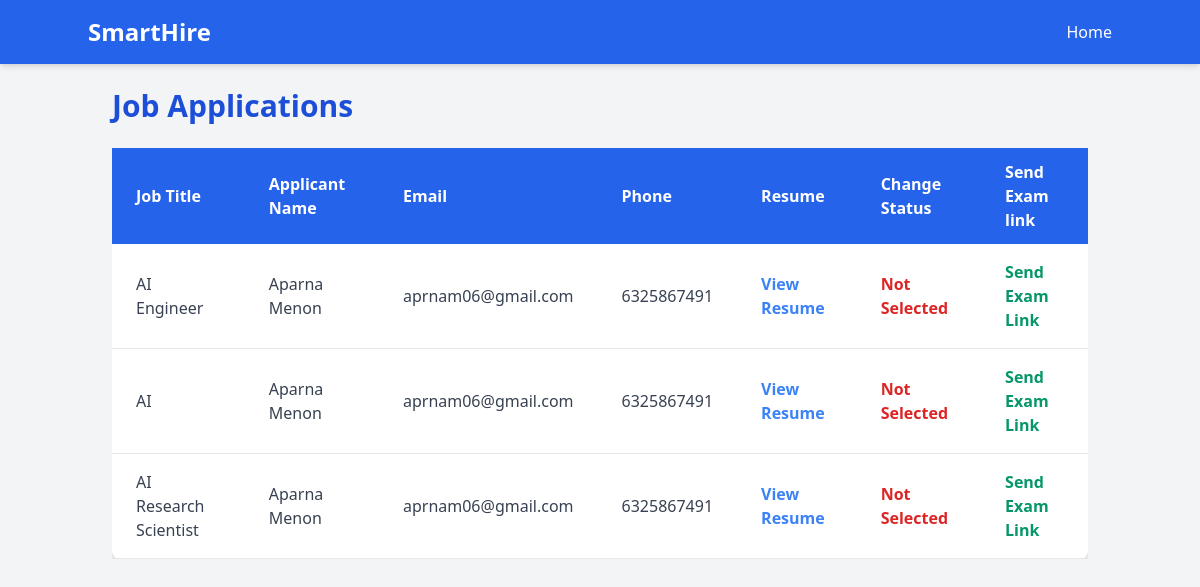
The app's page /viewapplication/ (signed in) with its own data.
### job/models.py (models this page shows)
class JobApplications(models.Model):
    jobseeker = models.ForeignKey(JobseekerRegister, on_delete=models.CASCADE)
    jobprovider = models.ForeignKey(JobproviderRegister, on_delete=models.CASCADE)
    job_requirements = models.ForeignKey(Jobrequirements, on_delete=models.CASCADE)
    selected_status=models.BooleanField(default=False,null=True, blank=True)

class Jobrequirements(models.Model):
    jobprovider = models.ForeignKey(JobproviderRegister, on_delete=models.CASCADE)
    job_title = models.CharField(max_length=50,null=True, blank=True)
    job_description = models.TextField(null=True, blank=True)
    status=models.BooleanField(default=False, null=True)

class JobseekerRegister(models.Model):
    name = models.CharField(max_length=50,null=True, blank=True)
    email = models.EmailField(max_length=50,null=True, blank=True ,unique=True)
    password = models.CharField(max_length=50,null=True, blank=True)
    phone_number = models.CharField(max_length=15, null=True, blank=True)

### job/views.py (the view)
# urls.py: path('viewapplication/',viewappiledjobsprovider,name='viewapplication'),
def viewappiledjobsprovider(request):
    if 'jobprovider_id' in request.session:
        jobprovider_id = request.session['jobprovider_id']
        jobs = JobApplications.objects.filter(jobprovider__id=jobprovider_id).select_related('jobseeker', 'job_requirements')
        return render(request, 'viewappiledjobsprovider.html', {'jobs': jobs})
    return redirect('jobproviderlogin')

### job/templates/viewappiledjobsprovider.html (shortened to what this page needs)
<!DOCTYPE html>
<html lang="en">
<head>
    <link href="https://cdn.jsdelivr.net/npm/tailwindcss@2.2.19/dist/tailwind.min.css" rel="stylesheet">
</head>
<body class="bg-gray-100 text-gray-800">
    <nav class="bg-blue-600 text-white py-4 shadow-md">
        <div class="container mx-auto flex justify-between items-center">
            <a href="" class="text-2xl font-bold">SmartHire</a>
            <ul class="flex space-x-4">
                <li><a href="/jobprovideindex/" class="hover:text-yellow-300">Home</a></li>
            </ul>
        </div>
    </nav>
    <div class="container mx-auto p-6">
        <h1 class="text-3xl font-bold text-blue-700 mb-6">Job Applications</h1>
        {% if jobs %}
            <div class="overflow-x-auto">
                <table class="min-w-full bg-white rounded-lg shadow-md">
                    <thead class="bg-blue-600 text-white">
                        <tr>
                            <th class="py-3 px-6 text-left">Job Title</th>
                            <th class="py-3 px-6 text-left">Applicant Name</th>
                            <th class="py-3 px-6 text-left">Email</th>
                            <th class="py-3 px-6 text-left">Phone</th>
                            <th class="py-3 px-6 text-left">Resume</th>
                            <th class="py-3 px-6 text-left">Change Status</th>
                            <th class="py-3 px-6 text-left">Send Exam link</th>
                        </tr>
                    </thead>
                    <tbody class="text-gray-700">
                        {% for application in jobs %}
                            <tr class="border-b hover:bg-gray-100 transition">
                                <td class="py-4 px-6">{{ application.job_requirements.job_title }}</td>
                                <td class="py-4 px-6">{{ application.jobseeker.name }}</td>
                                <td class="py-4 px-6">{{ application.jobseeker.email }}</td>
                                <td class="py-4 px-6">{{ application.jobseeker.phone_number }}</td>
                                <td class="py-4 px-6">
                                    {% if application.jobseeker.resumes_set.first %}
                                        <a href="{{ application.jobseeker.resumes_set.first.resume_file.url }}" target="_blank" class="text-blue-500 hover:text-blue-600 font-semibold">
                                            View Resume
                                        </a>
                                    {% else %}
                                        <span class="text-gray-500">No Resume</span>
                                    {% endif %}
                                </td>
                                <td class="py-4 px-6">
                                    {% if application.selected_status %}
                                        <a href="{% url 'toggle_status' application.id %}" class="text-green-600 font-semibold hover:underline">
                                            Selected
                                        </a>
                                    {% else %}
                                        <a href="{% url 'toggle_status' application.id %}" class="text-red-600 font-semibold hover:underline">
                                            Not Selected
                                        </a>
                                    {% endif %}
                                </td>
                            <td class="py-4 px-6">
                                <a href="/send_exam_links/" class="text-green-600 font-semibold hover:underline">
                                     Send Exam Link
                                </a>
                            </td>
                            </tr>
                        {% endfor %}
                    </tbody>
                </table>
            </div>
        {% else %}
            <div class="bg-yellow-100 text-yellow-800 p-4 rounded text-center mt-6">
                <p>No job applications found for your listings.</p>
            </div>
        {% endif %}
    </div>
</body>
</html>

### records on screen
JobApplications: job_requirements.job_title "AI Engineer", jobseeker.name "Aparna Menon", jobseeker.email "aprnam06@gmail.com", jobseeker.phone_number "6325867491", selected_status "Not Selected"
JobApplications: job_requirements.job_title "AI", jobseeker.name "Aparna Menon", jobseeker.email "aprnam06@gmail.com", jobseeker.phone_number "6325867491", selected_status "Not Selected"
JobApplications: job_requirements.job_title "AI Research Scientist", jobseeker.name "Aparna Menon", jobseeker.email "aprnam06@gmail.com", jobseeker.phone_number "6325867491", selected_status "Not Selected"
